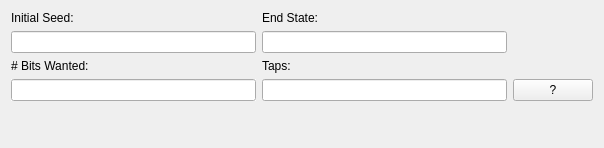
<?xml version="1.0" encoding="UTF-8"?>
<ui version="4.0">
 <class>LfsrForm</class>
 <widget class="QWidget" name="LfsrForm">
  <property name="geometry">
   <rect>
    <x>0</x>
    <y>0</y>
    <width>604</width>
    <height>148</height>
   </rect>
  </property>
  <property name="windowTitle">
   <string>Form</string>
  </property>
  <layout class="QVBoxLayout" name="verticalLayout">
   <item>
    <layout class="QGridLayout" name="gridLayout">
     <item row="0" column="1">
      <widget class="QLabel" name="label_4">
       <property name="text">
        <string>End State:</string>
       </property>
      </widget>
     </item>
     <item row="3" column="0">
      <widget class="QLineEdit" name="bitsWantedInput">
       <property name="autoFillBackground">
        <bool>true</bool>
       </property>
      </widget>
     </item>
     <item row="1" column="1">
      <widget class="QLineEdit" name="endStateOutput">
       <property name="readOnly">
        <bool>true</bool>
       </property>
      </widget>
     </item>
     <item row="0" column="0">
      <widget class="QLabel" name="label">
       <property name="text">
        <string>Initial Seed:</string>
       </property>
      </widget>
     </item>
     <item row="2" column="1">
      <widget class="QLabel" name="label_3">
       <property name="text">
        <string>Taps:</string>
       </property>
      </widget>
     </item>
     <item row="3" column="1">
      <widget class="QLineEdit" name="tapInput">
       <property name="text">
        <string/>
       </property>
      </widget>
     </item>
     <item row="1" column="0">
      <widget class="QLineEdit" name="initseedInput"/>
     </item>
     <item row="2" column="0">
      <widget class="QLabel" name="label_2">
       <property name="text">
        <string># Bits Wanted:</string>
       </property>
      </widget>
     </item>
     <item row="3" column="2">
      <widget class="QPushButton" name="btnTaps">
       <property name="text">
        <string>?</string>
       </property>
      </widget>
     </item>
    </layout>
   </item>
   <item>
    <spacer name="verticalSpacer">
     <property name="orientation">
      <enum>Qt::Vertical</enum>
     </property>
     <property name="sizeHint" stdset="0">
      <size>
       <width>20</width>
       <height>40</height>
      </size>
     </property>
    </spacer>
   </item>
  </layout>
 </widget>
 <resources/>
 <connections/>
</ui>
